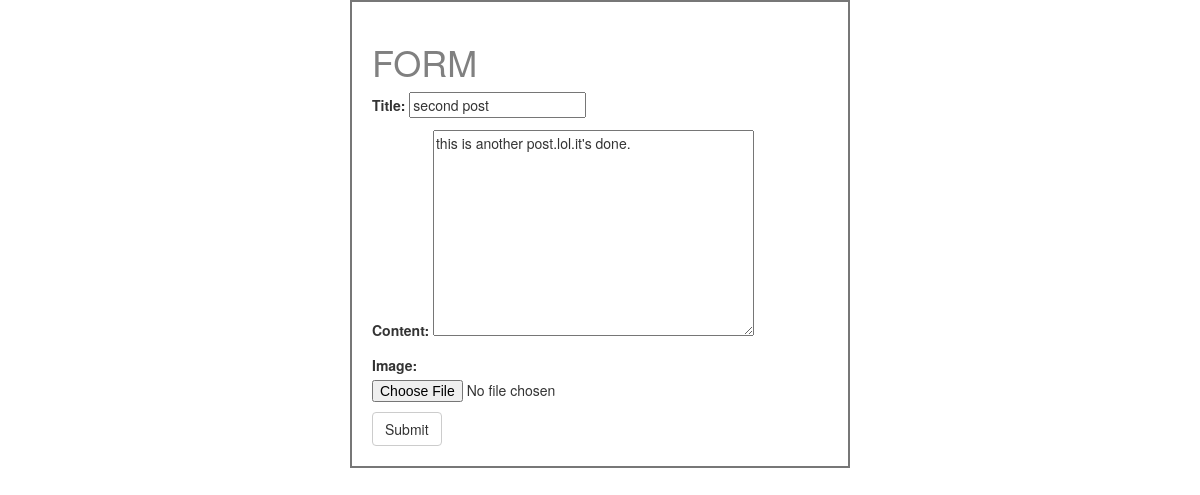
Page /2/edit/ on the earlier database version.
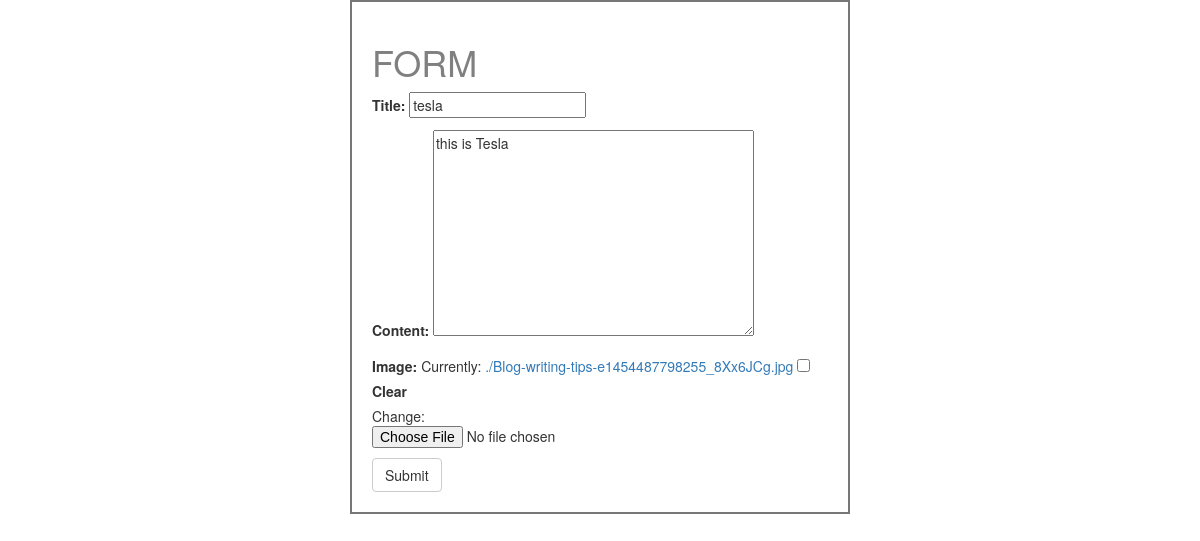
Same page on the later database version.
### posts/models.py (models this page shows, shortened)
class Post(models.Model):
    title = models.CharField(max_length=250)
    image = models.ImageField(upload_to=upload_location,
        null=True,blank=True,
        height_field="height_field",
        width_field="width_field")
    height_field=models.IntegerField(default=None,null=True,blank=True)
    width_field=models.IntegerField(default=None,null=True,blank=True)
    content = models.TextField()
    timestamp = models.DateField(auto_now=False,auto_now_add=True)
    updated = models.DateField(auto_now=True,auto_now_add=False)
    class Meta:
        ordering = ['-timestamp','-updated']#important

### posts/views.py (the view)
# urls.py: url(r'^(?P<id>\d+)/edit/$',views.post_update,name="update"),
def post_update(request,id=None):
    instance = get_object_or_404(Post, id=id)
    form = PostForm(request.POST or None, request.FILES or None, instance=instance)
    if form.is_valid() == True:
        instance = form.save(commit=False)
        instance.save()
        messages.success(request,"Item Saved",)
        return HttpResponseRedirect(instance.get_absolute_url())
    context = {
        "objs": instance,
        "title": instance.title,
        "form": form
    }
    return render(request, "post_create.html", context)

### posts/forms.py
class PostForm(forms.ModelForm):
    class Meta:
        model=Post
        fields = ("title", "content","image",)

### posts/templates/post_create.html (shortened to what this page needs)
{%  extends "base.html" %}
{% block content %}
<div class="col-sm-6 col-sm-offset-3">
 <form method="post" enctype="multipart/form-data">
     <h1>FORM</h1>
     {{ form.as_p }}
     <input type="submit" class="btn btn-default">
 </form>
</div>
{% endblock content %}

### posts/templates/base.html (shortened to what this page needs)
{% load staticfiles %}
<!DOCTYPE html>
<html lang="en">
<head>
    <link rel="stylesheet" href="https://maxcdn.bootstrapcdn.com/bootstrap/3.3.7/css/bootstrap.min.css">
    <link rel="stylesheet" href="{% static 'css/base.css' %}">
</head>
<body>
<div class="container">
    {% block content %}{% endblock content %}
</div>
</body>
</html>

### posts/static/css/base.css (style rules this page uses)
h1 { color:grey; }
form { width: 500px; margin: auto; border: 2px solid #777; padding: 20px; }

Differences in the rows shown:
changed Post: title "second post" → "tesla"; content "this is another post.lol.it's done." → "this is Tesla"
Other differences:
form field as_p: (not shown) → "☐"
text no longer shown: "Title: Content: Image:"
text now shown: "Title: Content: Image: Currently: ./Blog-writing-tips-e1454487798255_8Xx6JCg.jpg Clear Change:"
